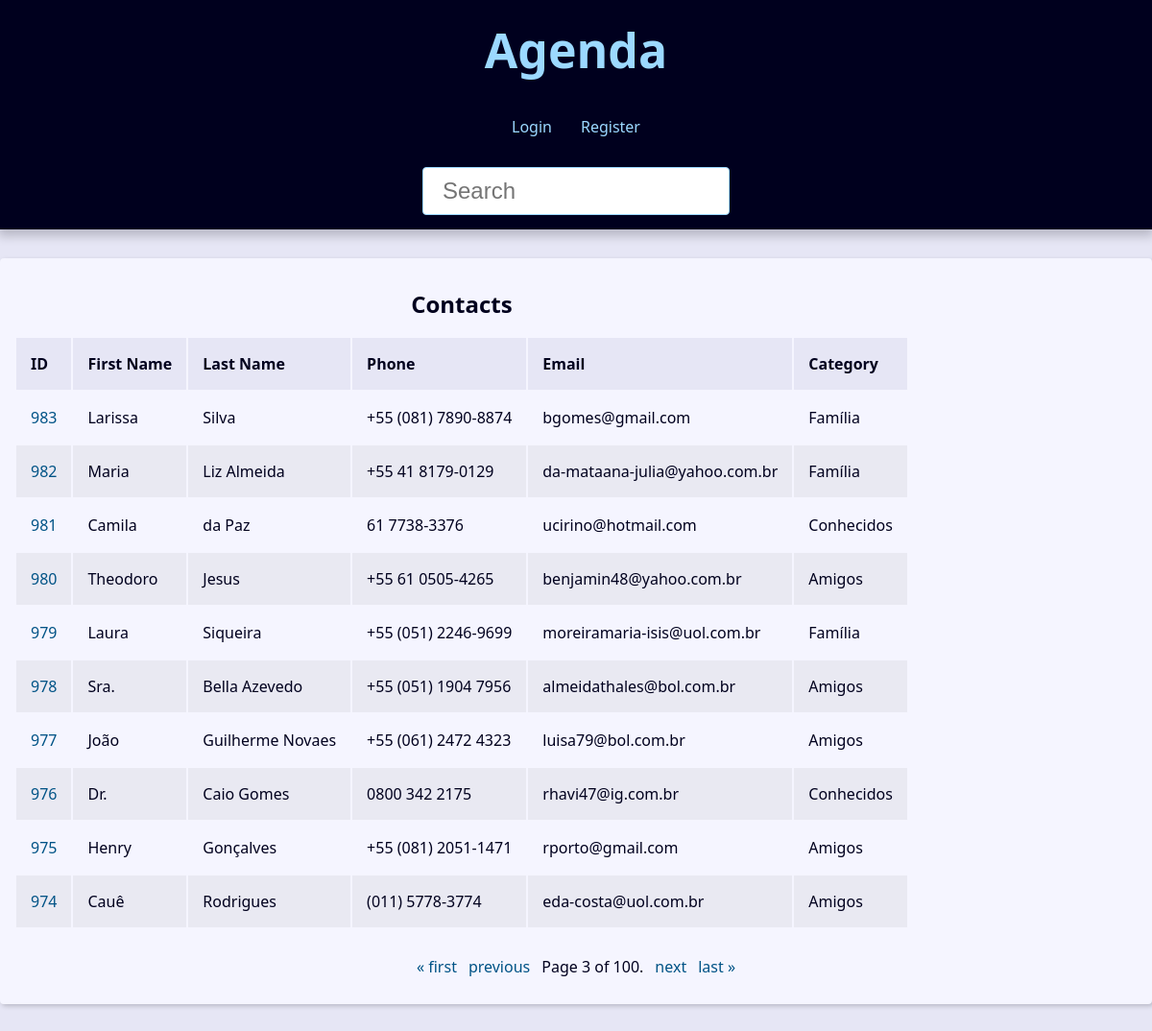
The app's page /?page=3&q= with its own data.
### contact/models.py (models this page shows, shortened)
class Contact(models.Model):
    first_name = models.CharField(max_length=50)
    last_name = models.CharField(max_length=50, blank=True)
    phone = models.CharField(max_length=30)
    email = models.EmailField(max_length=254, blank=True)
    created_date = models.DateTimeField(default=timezone.now)
    description = models.TextField(blank=True)
    show = models.BooleanField(default=True)
    picture = models.ImageField(blank=True, upload_to='pictures/%Y/%m/')
    category = models.ForeignKey(
        Category, on_delete=models.SET_NULL,
        blank=True,
        null=True
        )
    owner = models.ForeignKey(
        User, on_delete=models.SET_NULL,
        blank=True,
        null=True
        )

class Category(models.Model):
    class Meta:
        verbose_name = 'Category'
        verbose_name_plural = 'Categories'
    name = models.CharField(max_length=50)
    def __str__(self) -> str:
        return self.name

### contact/views/contact_views.py (the view)
# urls.py: path('', views.index, name='index'),
def index(request):
    contacts = Contact.objects.filter(show=True).order_by('-id')
    paginator = Paginator(contacts, 10)
    page_number = request.GET.get("page")
    page_obj = paginator.get_page(page_number)
    context = {
        'page_obj': page_obj,
        'site_title': 'Contatos - ',
    }
    return render(
        request,
        'contact/index.html',
        context
    )

### contact/templates/contact/index.html
{% extends "global/base.html" %}
{% block content%}
{% if page_obj %}
    <div class='responsive-table'>
        <table class='contacts table'>
            <caption class='table-caption'>
                Contacts
            </caption>
            <thead>
                <tr class='table-row table-row-header'>
                    <th class='table-header'> ID </th>
                    <th class='table-header'> First Name </th>
                    <th class='table-header'> Last Name </th>
                    <th class='table-header'> Phone </th>
                    <th class='table-header'> Email </th>
                    <th class='table-header'> Category </th>
                </tr>
            </thead>
            <tbody>
                {% for contact in page_obj %}
                    <tr class='table-row'>
                        <td class='table-cel'>
                            <a class='table-link'
                             href='{% url "contact:contact" contact.id %}'>
                             {{ contact.id }}
                            </a>
                        </td>
                        <td class='table-cel'>
                            {{ contact.first_name }}
                        </td>
                        <td class='table-cel'>
                            {{ contact.last_name }}
                        </td>
                        <td class='table-cel'>
                            {{ contact.phone }}
                        </td>
                        <td class='table-cel'>
                            {{ contact.email }}
                        </td>
                       <td class='table-cel'>
                            {{ contact.category }}
                        </td>
                    </tr>
                {% endfor %}
            </tbody>
        </table>
    </div>
{% else %}
<div class='single-contact'>
    <h1 class='single-contact-name'>
      Nenhum contato encontrado!
    </h1>
</div>
{% endif %}
{% endblock content    %}

### base_static/global/css/style.css (style rules this page uses)
:root { --spacing: 1.5rem; --link-dark-color: rgb(0, 83, 134); --link-light-color: rgb(156, 217, 255); --clr-white: rgb(245, 245, 255); --clr-black: rgb(0, 0, 30); --clr-light-gray: rgb(230, 230, 245); --clr-dark-shadow-5: rgba(0, 0, 10, 5%); --clr-dark-shadow-10: rgba(0, 0, 10, 10%); --clr-dark-shadow-20: rgba(0, 0, 10, 20%); --clr-light-shadow-5: rgba(200, 200, 255, 5%); --clr-light-shadow-10: rgba(200, 200, 255, 10%); --clr-light-shadow-20: rgba(200, 200, 255, 20%); --main-page-width: 120rem; --table-min-width: 60rem; --biggest-font-size: 5rem; --bigger-font-size: 4rem; --big-font-size: 3.2rem; --medium-font-size: 2.4rem; --small-font-size: 1.6rem; --smaller-font-size: 1.4rem; --smallest-font-size: 1.2rem; --transition-fast: 300ms; --transition-medium: 600ms; --transition-slow: 1s; --default-border-radius: 4px; }
*, *::before, *::after { margin: 0; padding: 0; box-sizing: border-box; }
html { font-size: 62.5%; }
body { font-family: system-ui, -apple-system, BlinkMacSystemFont, 'Segoe UI', Roboto, Oxygen, Ubuntu, Cantarell, 'Open Sans', 'Helvetica Neue', sans-serif; line-height: 1.5; font-size: var(--small-font-size); color: var(--clr-black); -webkit-font-smoothing: antialiased; background: var(--clr-light-gray); }
.responsive-table { width: 100%; overflow-x: auto; }
.table-caption { font-size: var(--medium-font-size); font-weight: bold; padding: var(--spacing); }
.table-row { text-align: left; text-overflow: ellipsis; transition: background-color var(--transition-fast) ease-in-out; }
.table-row:nth-of-type(2n) { background: var(--clr-dark-shadow-5); }
.table-row-header { background: var(--clr-light-gray); color: var(--clr-black); }
.table-cel, .table-header { padding: var(--spacing); }
.table-link { color: var(--link-dark-color); transition: color var(--transition-fast) ease-in-out; text-decoration: none; }

### records on screen
Contact: id "983", first_name "Larissa", last_name "Silva", phone "+55 (081) 7890-8874", email "bgomes@gmail.com", category "Família"
Contact: id "982", first_name "Maria", last_name "Liz Almeida", phone "+55 41 8179-0129", email "da-mataana-julia@yahoo.com.br", category "Família"
Contact: id "981", first_name "Camila", last_name "da Paz", phone "61 7738-3376", email "ucirino@hotmail.com", category "Conhecidos"
Contact: id "980", first_name "Theodoro", last_name "Jesus", phone "+55 61 0505-4265", email "benjamin48@yahoo.com.br", category "Amigos"
Contact: id "979", first_name "Laura", last_name "Siqueira", phone "+55 (051) 2246-9699", email "moreiramaria-isis@uol.com.br", category "Família"
Contact: id "978", first_name "Sra.", last_name "Bella Azevedo", phone "+55 (051) 1904 7956", email "almeidathales@bol.com.br", category "Amigos"
Contact: id "977", first_name "João", last_name "Guilherme Novaes", phone "+55 (061) 2472 4323", email "luisa79@bol.com.br", category "Amigos"
Contact: id "976", first_name "Dr.", last_name "Caio Gomes", phone "0800 342 2175", email "rhavi47@ig.com.br", category "Conhecidos"
Contact: id "975", first_name "Henry", last_name "Gonçalves", phone "+55 (081) 2051-1471", email "rporto@gmail.com", category "Amigos"
Contact: id "974", first_name "Cauê", last_name "Rodrigues", phone "(011) 5778-3774", email "eda-costa@uol.com.br", category "Amigos"

### other values on screen
{{ page_obj.number }} "3"
{{ page_obj.paginator.num_pages }} "100"
